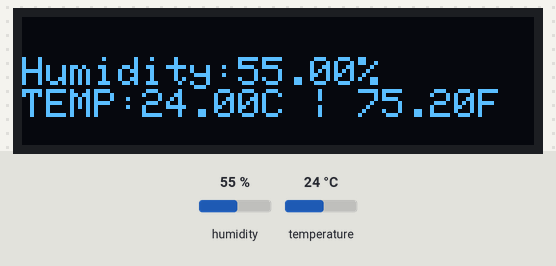
Simulated run of this sketch. Board: ESP32. Shown: 128×32 one-colour display. The inputs (shaded band) are chosen by the test bench; at power-on: humidity 55 %, temperature 24 °C.

Above: at 4.8 s.
4.9 s: humidity set to 22 %
At 7.3 s:
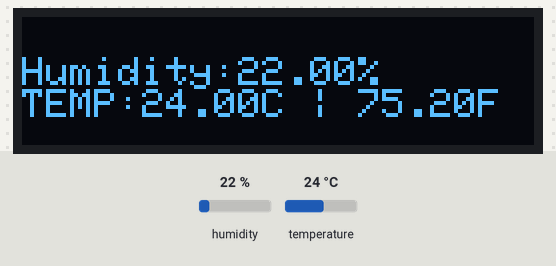
7.9 s: temperature set to 12 °C
At 9.0 s:
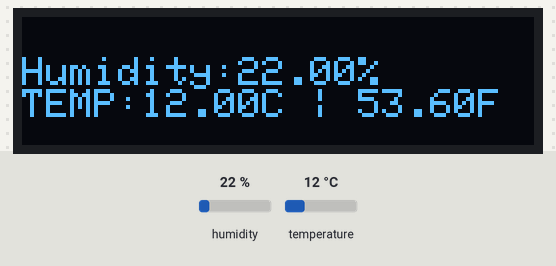
10.9 s: humidity set to 40 %
At 13.5 s:
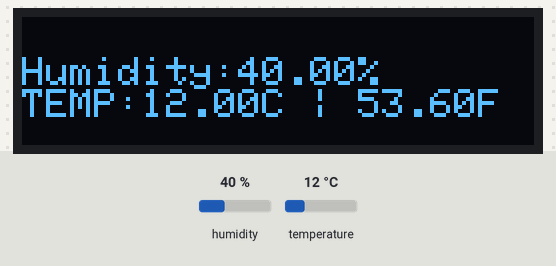
13.9 s: temperature set to 19 °C
At 15.1 s:
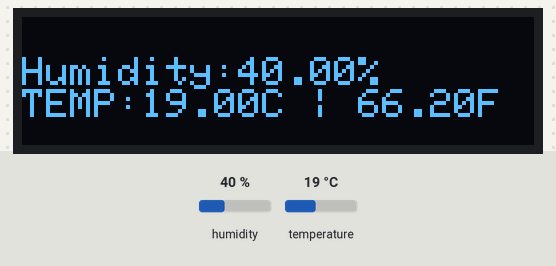
Timing chart, 0 to 16.9 s (numbered marks = the images above; inputs shaded):
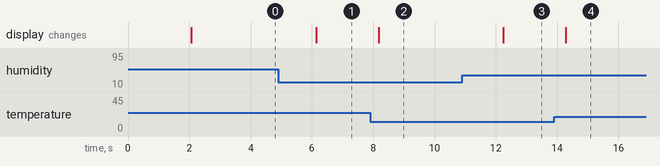

Measured:
- after the input at 4.9 s, the display: changes after 1.2 s (image 1)
- after the input at 7.9 s, the display: changes after 0.27 s (image 2)
- after the input at 10.9 s, the display: changes after 1.3 s (image 3)
- after the input at 13.9 s, the display: changes after 0.38 s (image 4)

The sketch:

esp32-oled.ino
```cpp
#include "Wire.h"
#include "DHT.h"
#include "Adafruit_GFX.h"
#include "Adafruit_SSD1306.h"
#define SCREEN_WIDTH 128
#define SCREEN_HEIGHT 32
Adafruit_SSD1306 display(SCREEN_WIDTH, SCREEN_HEIGHT,&Wire);
DHT dht(32, DHT11);
void setup() {
  Wire.begin();
  Serial.begin(115200);
  if (!display.begin(SSD1306_SWITCHCAPVCC, 0x3C)) {
    display.println(F("SSD1306 allocation failed"));
    for(;;);
  }

}

void loop() {
  delay(2000);
  float h = dht.readHumidity();
  float t = dht.readTemperature();
  float f = dht.readTemperature(true);
  if(isnan(h) || isnan(t) || isnan(f) ) {
    display.println("Failed to read from DHT sensor!");
    return;
  }
  display.clearDisplay();
  display.setTextSize(1);
  display.setTextColor(WHITE);
  display.setCursor(0, 10);
  display.print("Humidity:");
  display.print(h);
  display.println("%");
  display.print("TEMP:");
  display.print(t);
  display.print("C | ");
  display.print(f);
  display.print("F");
  display.display();
}
```
